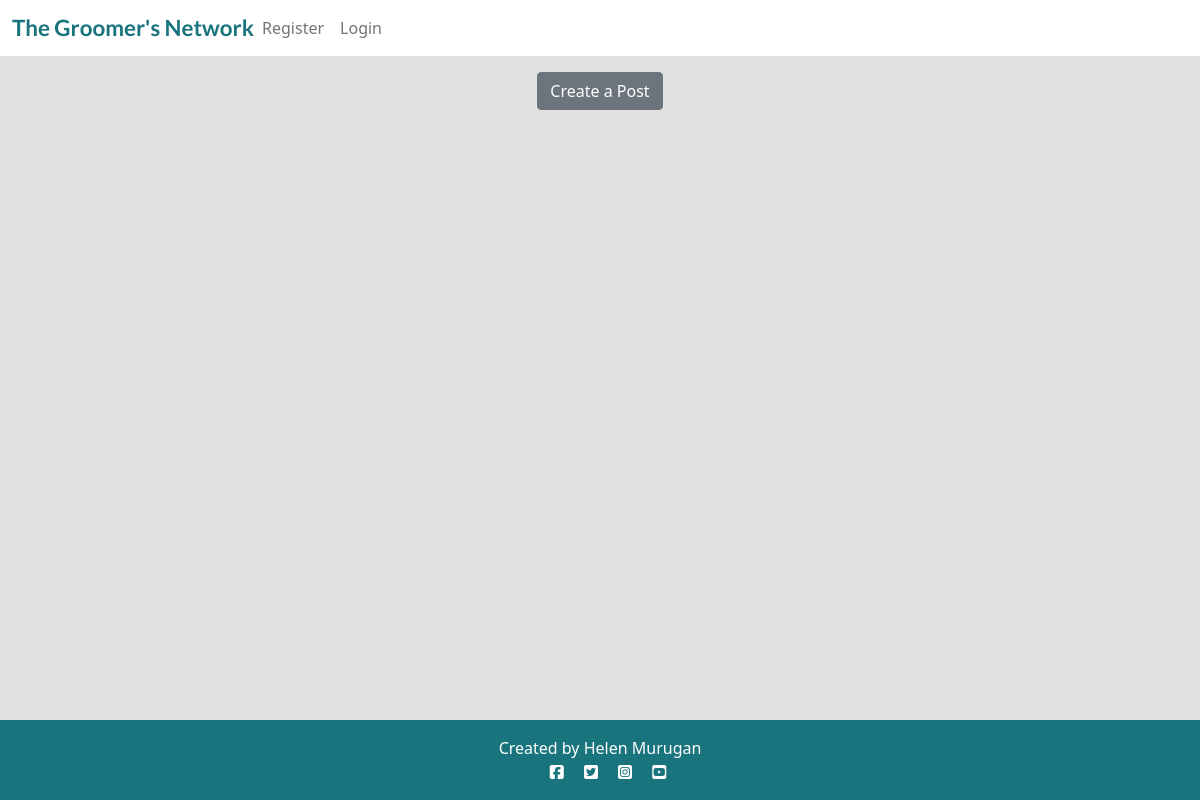
The page /posts/ on the database as committed earlier.
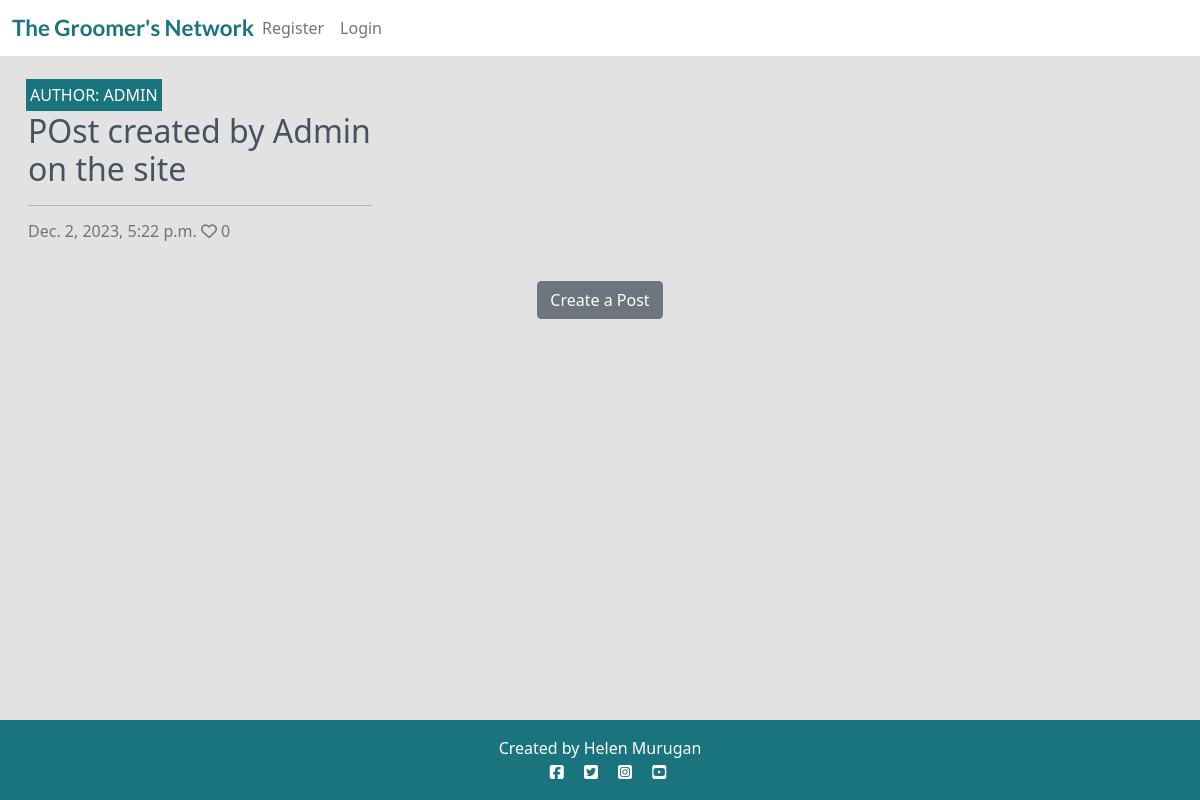
The same page on the database as committed later.
### post/models.py (models this page shows, shortened)
class Post(models.Model):
    title = models.CharField(
        max_length=200,
        verbose_name="Title",
        )
    slug = models.SlugField(
        max_length=200,
        unique=True
        )
    author = models.ForeignKey(
        User,
        on_delete=models.CASCADE,
        related_name="post_posts"
    )
    content = models.TextField(
        blank=True,
        null=True,
    )
    featured_image = CloudinaryField(
        'image',
        default='placeholder'
        )
    created_on = models.DateTimeField(
        auto_now_add=True
        )
    updated_on = models.DateTimeField(
        auto_now=True
        )
    likes = models.ManyToManyField(
        User,
        related_name='post_likes',
        blank=True,
        )
    class Meta:
        ordering = ["-created_on"]
    def number_of_likes(self):
        return self.likes.count()

### post/views.py (the view)
# urls.py: path("", views.PostList.as_view(), name="home"),
class PostList(generic.ListView):
    model = Post
    queryset = Post.objects.order_by("-created_on")
    template_name = "index.html"
    paginate_by = 6

### templates/index.html (shortened to what this page needs)
{% extends "base.html" %}
{% block content %}
<div class="container-fluid">
    <div class="row">
        <div class="col-12 mt-3 left">
            <div class="row">
                {% for post in post_list %}
                <div class="col-md-4">
                    <div class="card mb-4">
                        <div class="card-body">
                            <div class="image-container">
                                <div class="image-flash">
                                    <p class="author">Author: {{ post.author }}</p>
                                </div>
                            </div>
                            <a href="{% url 'post_detail' post.slug  %}" class="post-link">
                                <h2 class="card-title">{{ post.title }}</h2>
                            </a>
                            <hr />
                            <p class="card-text text-muted h6">{{ post.created_on}} <i class="far fa-heart"></i>
                                {{ post.number_of_likes }}</p>
                        </div>
                    </div>
                </div>
                {% endfor %}
            </div>
        </div>
    </div>
    <div class="text-center">
        <a href="{% url 'post_create' %}" class="btn btn-secondary mb-4">Create a Post</a>
    </div>
</div>
{%endblock%}

### templates/base.html (shortened to what this page needs)
{% load static %}
<!DOCTYPE html>
<html class="h-100">
<head>
    <link rel="stylesheet" href="https://cdnjs.cloudflare.com/ajax/libs/font-awesome/5.15.3/css/all.min.css">
    <link href="https://cdn.jsdelivr.net/npm/bootstrap@5.0.1/dist/css/bootstrap.min.css" rel="stylesheet"
>
    <link rel="stylesheet" href="{% static 'css/style.css' %}">
</head>
<body class="d-flex flex-column h-100 main-bg">
    <nav class="navbar navbar-expand-lg navbar-light bg-white">
        <div class="container-fluid">
            {% if user.is_authenticated %}
            <a class="navbar-brand" href="{% url 'home' %}"><span class="brand">The Groomer's Network</span></span></a>
            {% else %}
            <span class="brand">The Groomer's Network</span></span></a>
            {% endif %}
            <div class="collapse navbar-collapse" id="navbarText">
                <ul class="navbar-nav me-auto mb-2 mb-lg-0">
                    {% if user.is_authenticated %}
                    <li class="nav-item">
                        <a class="nav-link active" aria-current="page" href="{% url 'home' %}">Home</a>
                    </li>
                    <li class="nav-item">
                        <a class="nav-link" href="{% url 'event' %}">Events</a>
                    </li>
                    <li class="nav-item">
                        <a class="nav-link" href="{% url 'my_profile' user=request.user %}">My Profile</a>
                    </li>
                    <li class="nav-item">
                        <a class="nav-link" href="{% url 'account_logout' %}">Logout</a>
                    </li>
                    {% else %}
                    <li class="nav-item">
                        <a class="nav-link" href="{% url 'account_signup' %}">Register</a>
                    </li>
                    <li class="nav-item">
                        <a class="nav-link" href="{% url 'account_login' %}">Login</a>
                    </li>
                    {% endif %}
                </ul>
            </div>
        </div>
    </nav>
    <main class="flex-shrink-0 main-bg">
        {% block content %}
        {% endblock content %}
    </main>
    <footer class="footer mt-auto py-3 teal-bg">
        <p class="m-0 text-center text-white">Created by Helen Murugan</p>
        <p class="m-0 text-center text-white">
            <i class="fab fa-facebook-square ms-3"></i>
            <i class="fab fa-twitter-square ms-3"></i>
            <i class="fab fa-instagram-square ms-3"></i>
            <i class="fab fa-youtube-square ms-3"></i>
        </p>
    </footer>
</body>
</html>

### static/css/style.css (style rules this page uses)
body { background-color: #F9FAFC; }
.brand { font-family: Lato, sans-serif; font-size: 1.4rem; font-weight: 700; color: #19747E; }
.main-bg { background-color: #E2E2E2; }
.card { border: none; background-color: transparent; }
.image-container { position: relative; }
.image-flash { position: absolute; bottom: 5%; min-width: 30%; left: -2px; background-color: #19747E; }
.author { color: white; margin: 4px; text-transform: uppercase; }
.post-link { text-decoration: none; color: #445261; }
.teal-bg { background: #19747E }

Rows that differ between the two databases and show on the page:
added Post: author "ADMIN", title "POst created by Admin on the site", created_on "Dec. 2, 2023, 5:22 p.m.", number_of_likes "0"
